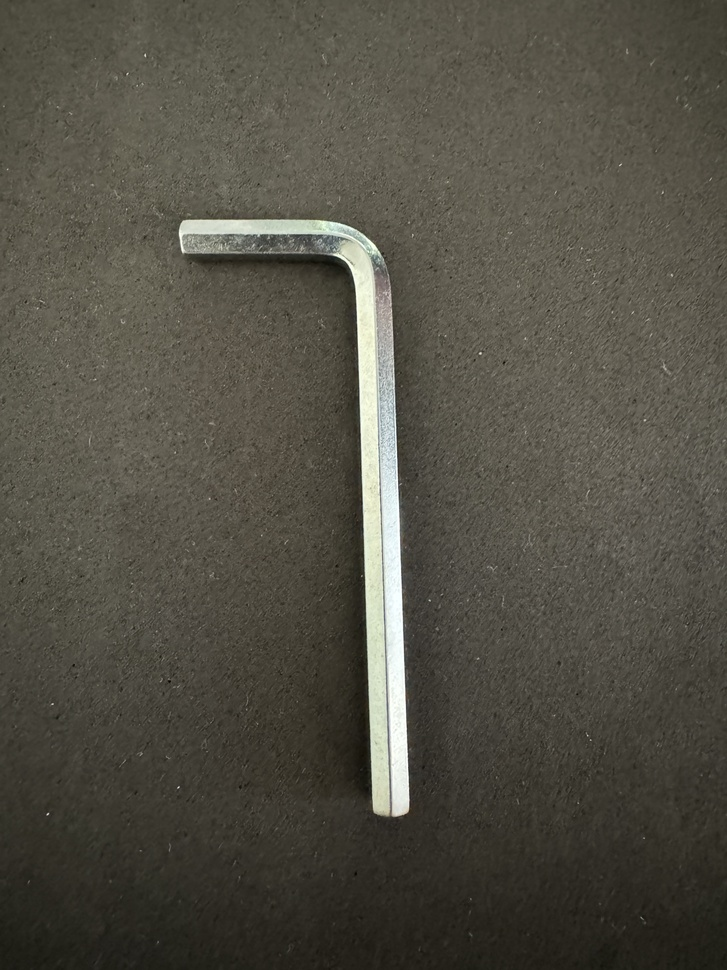
#> input picture bilder/1.jpg, 727 x 970 px, shrunk from 3024 x 4032 before the run
$ jupyter execute opening_closing_bild1.ipynb   (older library calls are emulated)
#> lines starting #> are read from the running program, lines starting #| are printed output that depends on the picture; after the words box and inside, x2 and y2 are one past the last pixel; in counts of white or black regions, pixels touching at a corner belong together
[cell 1]
import math

import cv2
import matplotlib.pyplot as plt


def zeige_bild(bilder, titel=None, texte=None, spalten=None, figsize=None, cmap="gray"):
    if not isinstance(bilder, (list, tuple)):
        bilder = [bilder]

    anzahl = len(bilder)

    if titel is None:
        titel = ["Bild"] * anzahl
    elif isinstance(titel, str):
        titel = [titel]
    else:
        titel = list(titel)

    if texte is None:
        texte = [""] * anzahl
    elif isinstance(texte, str):
        texte = [texte]
    else:
        texte = list(texte)

    titel += [""] * (anzahl - len(titel))
    texte += [""] * (anzahl - len(texte))

    if spalten is None:
        spalten = min(anzahl, 3)

    zeilen = math.ceil(anzahl / spalten)

    if figsize is None:
        figsize = (5 * spalten, 4 * zeilen)

    fig, axes = plt.subplots(zeilen, spalten, figsize=figsize, squeeze=False)
    axes = axes.ravel()

    for index, bild in enumerate(bilder):
        ax = axes[index]
        if bild.ndim == 2:
            ax.imshow(bild, cmap=cmap)
        else:
            ax.imshow(bild)
        ax.set_title(titel[index])
        if texte[index]:
            ax.text(0.5, -0.08, texte[index], ha="center", va="top", transform=ax.transAxes)
        ax.axis("off")

    for ax in axes[anzahl:]:
        ax.axis("off")

    plt.tight_layout()
    plt.show()

image = cv2.imread("bilder/1.jpg")
#> image is the input picture: shape (970, 727, 3); mean B, G, R 69.3, 79.9, 82.8
#image = cv2.imread("bilder/1_mit_münze.jpg")
#image = cv2.imread("bilder/3_mit_münze.jpg")

if image is None:
    raise FileNotFoundError("bilder/1.jpg wurde nicht gefunden")

image = cv2.cvtColor(image, cv2.COLOR_BGR2RGB)

[cell 2]
# Schritt 1: Vorverarbeitung bis zum geglätteten und binarisierten Graustufenbild.
gray = cv2.cvtColor(image, cv2.COLOR_RGB2GRAY)
blurred = cv2.GaussianBlur(gray, (5, 5), 0)
_, binary = cv2.threshold(blurred, 0, 255, cv2.THRESH_BINARY + cv2.THRESH_OTSU)
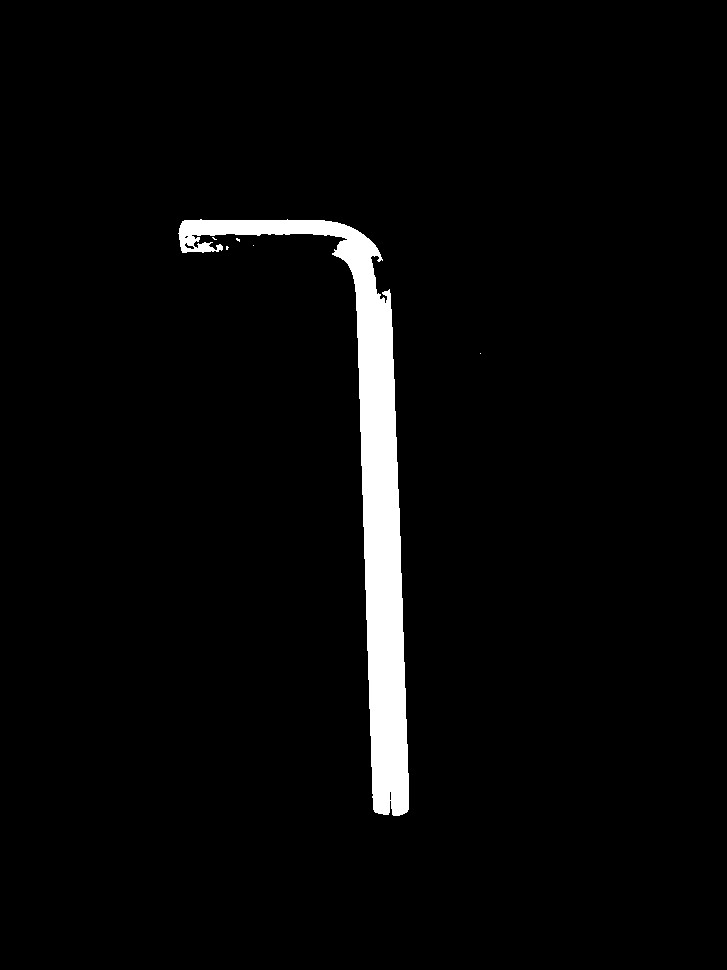
#> binary: shape (970, 727); 3.3% white; 6 white regions (5 under 20 px), largest, box (x1, y1, x2, y2) and area: (178, 219, 409, 816) 23490

[cell 3]
zeige_bild(
    [image, gray, blurred, binary],
    titel=["Originalbild", "Graustufen", "Geglättet", "Binarisiert"],
    spalten=2,
    figsize=(12, 8),
)
#> in zeige_bild, `anzahl = len(bilder)`: anzahl = 4
#> in zeige_bild, `texte = [""] * anzahl`: texte = ['', '', '', '']
#> in zeige_bild, `titel += [""] * (anzahl - len(titel))`: titel = ['Originalbild', 'Graustufen', 'Geglättet', 'Binarisiert']
#> in zeige_bild, `zeilen = math.ceil(anzahl / spalten)`: zeilen = 2
#> the loop in zeige_bild, `for index, bild in enumerate(bilder):` made 4 passes
#> in zeige_bild, `plt.show()`:
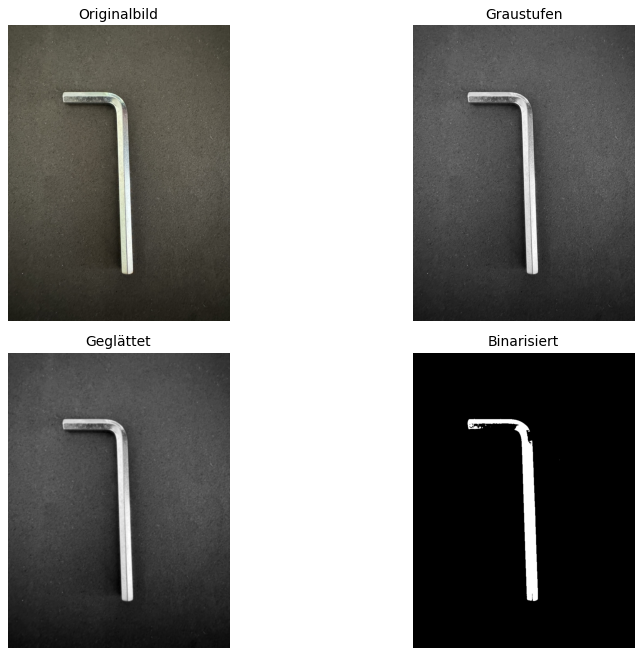
#> figure drawn by matplotlib, 4 panels

[cell 4]
# Schritt 2: unterschiedliche Kantenerkennungsmethoden auf dem binarisierten Bild vergleichen.
canny_edges = cv2.Canny(binary, threshold1=75, threshold2=200)
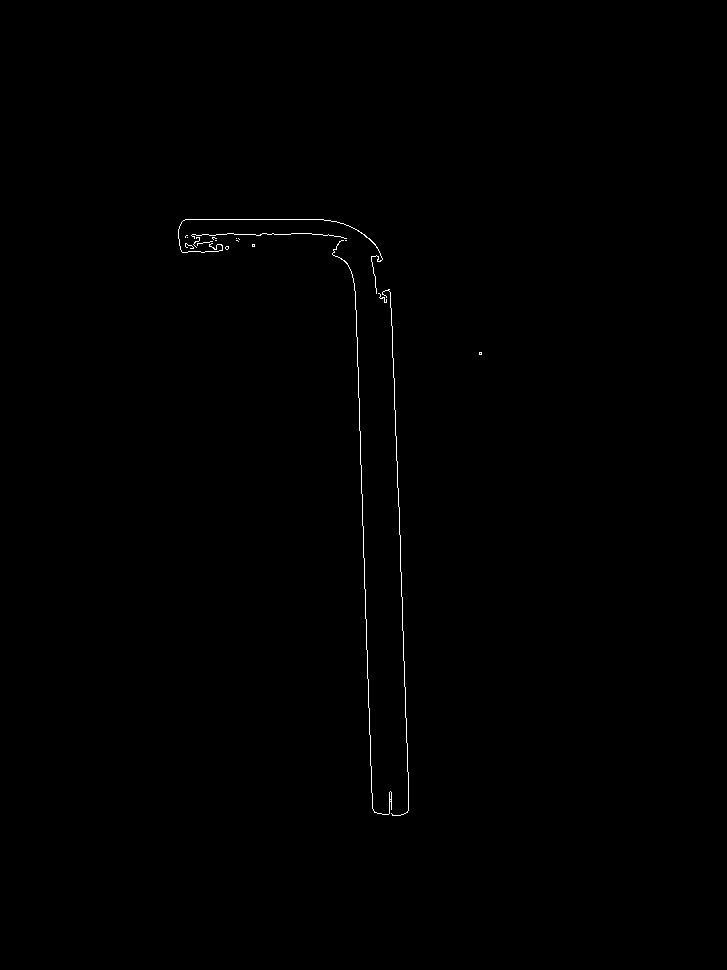
#> canny_edges: shape (970, 727); 0.26% white in thin lines or dots, all inside (x1, y1, x2, y2) = (178, 219, 482, 816)

sobel_x = cv2.Sobel(binary, cv2.CV_64F, 1, 0, ksize=3)
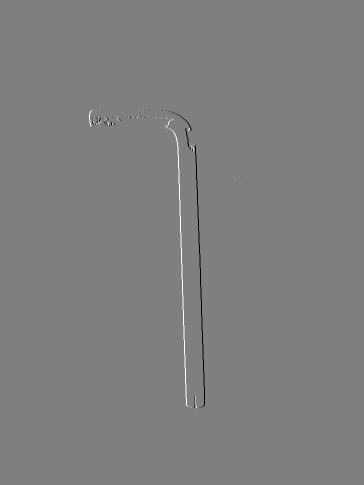
#> sobel_x: shape (970, 727) float64 (shown at 1/2 size); min -1020, max 1020, mean 0; drawn with min black and max white
sobel_y = cv2.Sobel(binary, cv2.CV_64F, 0, 1, ksize=3)
sobel_edges = cv2.convertScaleAbs(cv2.addWeighted(
    cv2.convertScaleAbs(sobel_x), 0.5,
    cv2.convertScaleAbs(sobel_y), 0.5,
    0,
))

laplacian_edges = cv2.convertScaleAbs(cv2.Laplacian(binary, cv2.CV_64F))
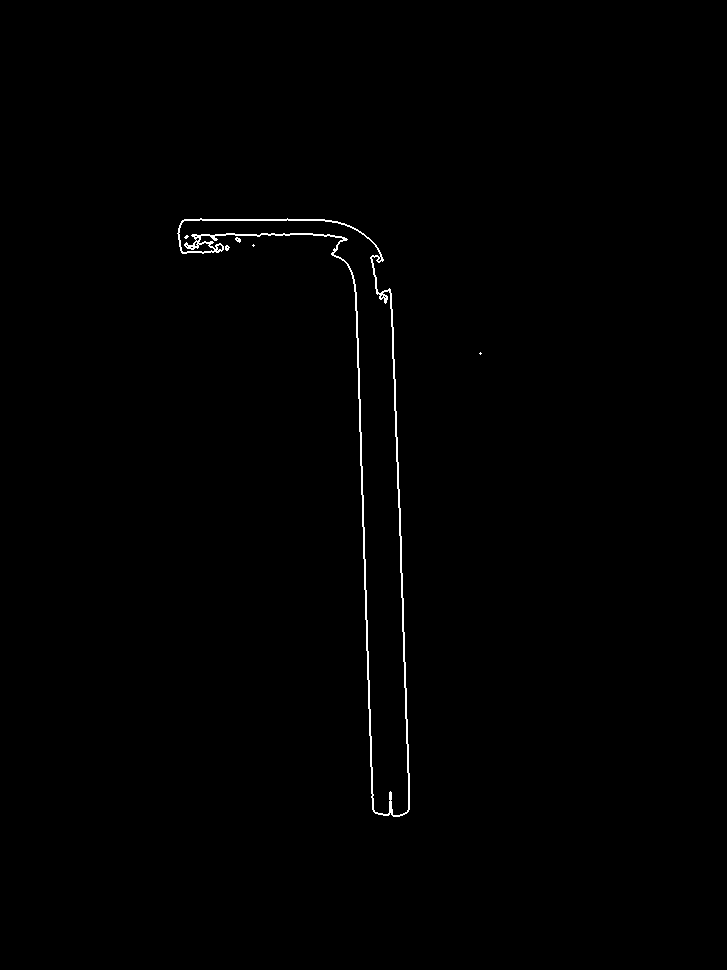
#> laplacian_edges: shape (970, 727); 0.52% white in thin lines or dots, all inside (x1, y1, x2, y2) = (177, 218, 482, 817)

scharr_x = cv2.Scharr(binary, cv2.CV_64F, 1, 0)
scharr_y = cv2.Scharr(binary, cv2.CV_64F, 0, 1)
scharr_edges = cv2.convertScaleAbs(cv2.addWeighted(
    cv2.convertScaleAbs(scharr_x), 0.5,
    cv2.convertScaleAbs(scharr_y), 0.5,
    0,
))

zeige_bild(
    [canny_edges, sobel_edges, laplacian_edges, scharr_edges],
    titel=["Canny auf binary", "Sobel auf binary", "Laplacian auf binary", "Scharr auf binary"],
    spalten=2,
    figsize=(14, 8),
)
#> the loop in zeige_bild (call 2), `for index, bild in enumerate(bilder):` made 4 passes

[cell 5]
## Kantenerkennung setzen
selected_edges = canny_edges.copy()
zeige_bild(selected_edges, titel="Ausgang: Canny 75/200", figsize=(8, 6))

[cell 6]
# Morphologie: kleine Punkte entfernen und wichtige Kanten behalten.
def entferne_kleine_komponenten(binary_image, min_area=300):
#> called with min_area = 300
    anzahl, labels, stats, _ = cv2.connectedComponentsWithStats(binary_image, connectivity=8)
#> labels: shape (970, 727) int32; 4 distinct labels, from 0 to 3
#> anzahl = 4; stats = [[0, 0, 727, 970, 702994], [178, 219, 231, 597, 2178], [252, 244, 3, 3, 9], [479, 352, 3, 3, 9]]
    result = binary_image.copy() * 0
#> result: shape (970, 727); every value is 0

    for label in range(1, anzahl):
        area = stats[label, cv2.CC_STAT_AREA]
        if area >= min_area:
            result[labels == label] = 255
#> this loop made 3 passes
#> area on pass 1: 2178
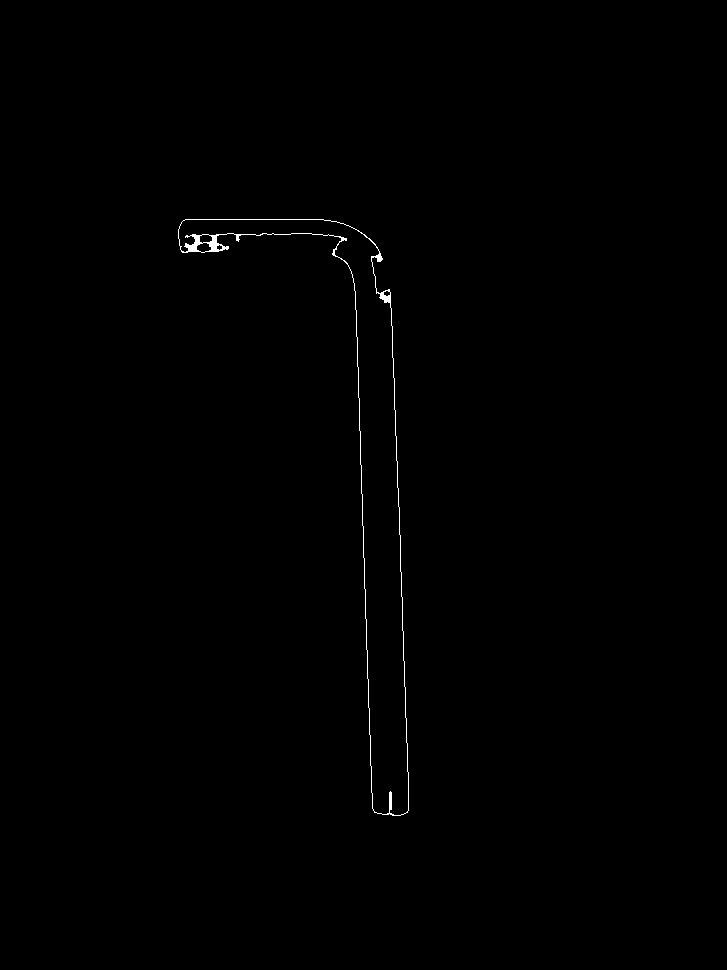
#> result: shape (970, 727); 0.31% white in thin lines or dots, all inside (x1, y1, x2, y2) = (178, 219, 409, 816)

    return result


edges_start = selected_edges.copy()

# 1. Kleine Lücken in den Kanten schliessen.
kernel_close = cv2.getStructuringElement(cv2.MORPH_ELLIPSE, (5, 5))
edges_closed = cv2.morphologyEx(edges_start, cv2.MORPH_CLOSE, kernel_close, iterations=1)

# 2. Nach dem Closing kleine Punkte/Flecken entfernen.
edges_final = entferne_kleine_komponenten(edges_closed, min_area=300)

zeige_bild(
    [edges_start, edges_closed, edges_final],
    titel=["Canny", "Closing", "Final"],
    texte=[
        "Ausgang",
        "Lücken geschlossen",
        "Komponenten < 300 Pixel entfernt",
    ],
    spalten=3,
    figsize=(15, 5),
)

[cell 7]
kernel_dilate = cv2.getStructuringElement(cv2.MORPH_RECT, (3, 3))

# nur fürs angucken
edges_dicker = cv2.dilate(edges_final, kernel_dilate, iterations=1)
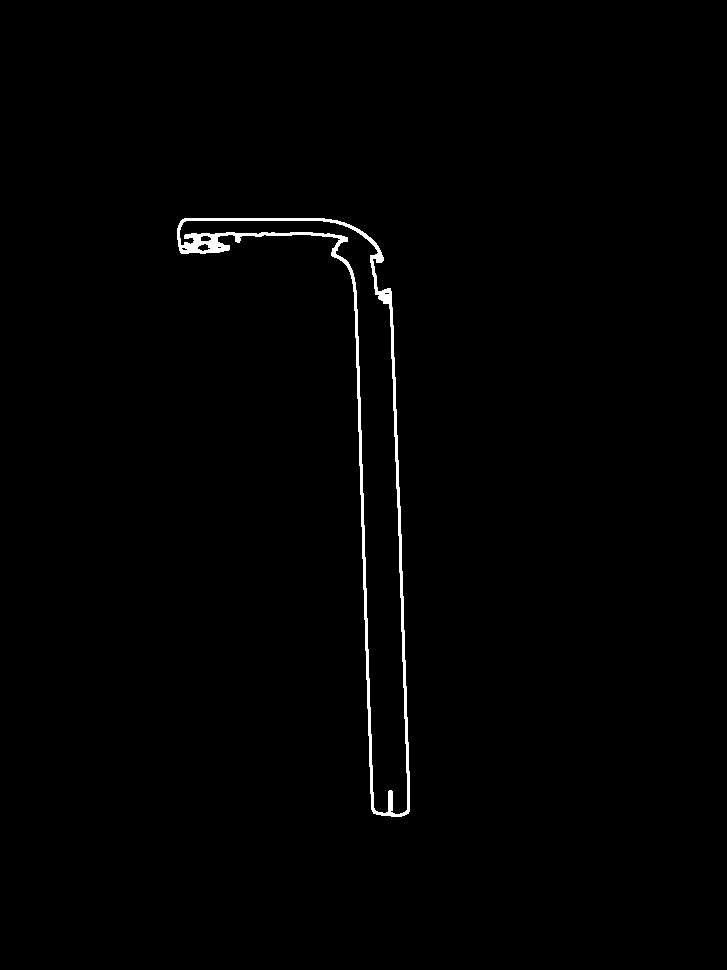
#> edges_dicker: shape (970, 727); 0.84% white; 1 white region, box (x1, y1, x2, y2) and area: (177, 218, 410, 817) 5928

zeige_bild(
    [edges_final, edges_dicker],
    titel=["Final", "Optional dicker"],
    figsize=(12, 6),
)

[cell 8]
# Objekterkennung: Imbus-Form ueber lange + kurze rechtwinklige Kante erkennen.
import numpy as np


def linienwinkel(line):
    x1, y1, x2, y2 = line
    return (math.degrees(math.atan2(y2 - y1, x2 - x1)) + 180) % 180


def linienlaenge(line):
    x1, y1, x2, y2 = line
    return math.hypot(x2 - x1, y2 - y1)


def winkeldifferenz(a, b):
    diff = abs(a - b) % 180
    return min(diff, 180 - diff)


def linienmittelpunkt_x(line):
    x1, _, x2, _ = line
    return (x1 + x2) / 2


def punktabstand(p1, p2):
    return math.hypot(p1[0] - p2[0], p1[1] - p2[1])


def kleinster_endpunktabstand(line_a, line_b):
    punkte_a = [(line_a[0], line_a[1]), (line_a[2], line_a[3])]
    punkte_b = [(line_b[0], line_b[1]), (line_b[2], line_b[3])]
    return min(punktabstand(pa, pb) for pa in punkte_a for pb in punkte_b)


# [38 lines left out: function erweitere_linie_auf_kante, not called in this run]


def finde_imbus_kandidat(edge_image):
    hoehe, breite = edge_image.shape
    diagonale = math.hypot(breite, hoehe)

    lines = cv2.HoughLinesP(
        edge_image,
        rho=1,
        theta=np.pi / 180,
        threshold=80,
        minLineLength=int(diagonale * 0.02),
        maxLineGap=int(diagonale * 0.008),
    )
#> lines = [[354, 283, 360, 454], [394, 391, 395, 435], [396, 436, 408, 797], [360, 455, 369, 729], [185, 219, 323, 219], [192, 234, 290, 234]]

    if lines is None:
        return None, []

    segmente = []
    for line in lines[:, 0, :]:
        line = tuple(int(value) for value in line)
        length = linienlaenge(line)
        if length >= diagonale * 0.02:
            segmente.append({
                "line": line,
                "length": length,
                "angle": linienwinkel(line),
            })
#> this loop made 6 passes
#> length on passes 1 to 6: 171.1, 44.01, 361.2, 274.1, 138, 98
#> after the loop, segmente = 6 items

    ys, xs = np.nonzero(edge_image)
#> ys = 2178 values from 219 to 815; xs = 2178 values, max 408 at index 2001, min 178 at index 180, mean 330.4
    if len(xs) > 0:
        objekt_mitte_x = (xs.min() + xs.max()) / 2
#> objekt_mitte_x = 293
        if objekt_mitte_x >= breite / 2:
            ziel_aussen_x = xs.min()
            aussenseite = "links"
        else:
            ziel_aussen_x = xs.max()
#> ziel_aussen_x = 408
            aussenseite = "rechts"
    else:
        ziel_aussen_x = breite / 2
        aussenseite = "unbekannt"

    max_endpunktabstand = diagonale * 0.13
    gueltige_paare = []

    for index, first in enumerate(segmente):
        for second in segmente[index + 1:]:
            long_side, short_side = (first, second)
            if second["length"] > first["length"]:
                long_side, short_side = second, first

            ratio = long_side["length"] / max(short_side["length"], 1)
            if not 1.8 <= ratio <= 15.0:
                continue

            angle_diff = winkeldifferenz(long_side["angle"], short_side["angle"])
            if abs(angle_diff - 90) > 20:
                continue

            endpunktabstand = kleinster_endpunktabstand(long_side["line"], short_side["line"])
            if endpunktabstand > max_endpunktabstand:
                continue

            long_aussenabstand = abs(linienmittelpunkt_x(long_side["line"]) - ziel_aussen_x)
            short_aussenabstand = abs(linienmittelpunkt_x(short_side["line"]) - ziel_aussen_x)
            basis_score = long_side["length"] + short_side["length"] - 1.5 * endpunktabstand

            gueltige_paare.append({
                "long_side": long_side,
                "short_side": short_side,
                "ratio": ratio,
                "angle_diff": angle_diff,
                "endpunktabstand": endpunktabstand,
                "short_aussenabstand": short_aussenabstand,
                "long_aussenabstand": long_aussenabstand,
                "basis_score": basis_score,
            })
#> this loop made 6 passes
#> after the loop, gueltige_paare = []

    if not gueltige_paare:
        return None, segmente

    bestes_langes_paar = max(
        gueltige_paare,
        key=lambda pair: (pair["long_side"]["length"], pair["basis_score"]),
    )
    beste_lange_linie = bestes_langes_paar["long_side"]["line"]

    paare_mit_bester_langer_seite = [
        pair for pair in gueltige_paare
        if pair["long_side"]["line"] == beste_lange_linie
    ]

    bester_kandidat = min(
        paare_mit_bester_langer_seite,
        key=lambda pair: (pair["short_aussenabstand"], -pair["basis_score"]),
    )
    bester_kandidat["aussenseite"] = aussenseite
    bester_kandidat["ziel_aussen_x"] = ziel_aussen_x

    return bester_kandidat, segmente


imbus_kandidat, gefundene_linien = finde_imbus_kandidat(edges_final)
#> gefundene_linien = 6 items
imbus_result = image.copy()

if imbus_kandidat is not None:
    for side_name in ["long_side", "short_side"]:
        line = imbus_kandidat[side_name]["line"]
        x1, y1, x2, y2 = erweitere_linie_auf_kante(edges_final, line)
        cv2.line(imbus_result, (x1, y1), (x2, y2), (255, 0, 0), thickness=14)

    text = (
        f"Imbus erkannt: Verhaeltnis {imbus_kandidat['ratio']:.1f}, "
        f"Winkel {imbus_kandidat['angle_diff']:.1f} Grad, "
        f"Aussenkante {imbus_kandidat['aussenseite']}, "
        f"kurze Seite Abstand {imbus_kandidat['short_aussenabstand']:.0f}px"
    )
else:
    text = "Kein Imbus-Kandidat gefunden"

zeige_bild(
    [edges_final, imbus_result],
    titel=["Bereinigte Kanten", "Imbus-Erkennung"],
    texte=[f"{len(gefundene_linien)} Liniensegmente gefunden", text],
    figsize=(14, 7),
)
